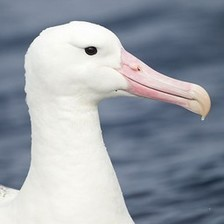
#> input picture week04_finetuning/sample_images/albatross.jpg, 224 x 224 px
$ jupyter execute --allow-errors seminar_pytorch.ipynb   (shell and % lines are left out)   (older library calls are emulated)   (text cells are left out)
#> lines starting #> are read from the running program, lines starting #| are printed output that depends on the picture; pictures that were not available may be replaced by others from this repository, and a replacement may not be noted
[cell 1]
import requests

# class labels
LABELS_URL = 'https://s3.amazonaws.com/outcome-blog/imagenet/labels.json'
#> (the rest of this cell did not finish here and is left out)

#> (a cell that did not finish here is left out)

[cell 3]
from torchvision.models.inception import inception_v3

#> (the rest of this cell did not finish here and is left out)

[cell 4]
import torch
from torch.autograd import Variable

#> (the rest of this cell did not finish here and is left out)

[cell 5]
# If using Colab

[cell 6]
import matplotlib.pyplot as plt
from skimage.transform import resize

img = resize(plt.imread('sample_images/albatross.jpg'), (299, 299))
plt.imshow(img)
plt.show()


def predict(img):
    img = Variable(torch.FloatTensor(img.reshape([1, 299, 299, 3]).transpose([0, 3, 1, 2])))

    probs = torch.nn.functional.softmax(model(img), dim=-1)

    probs = probs.data.numpy()

    top_ix = probs.ravel().argsort()[-1:-10:-1]
    print ('top-10 classes are: \n [prob : class label]')
    for l in top_ix:
        print ('%.4f :\t%s' % (probs.ravel()[l], labels[l].split(',')[0]))


predict(img)
#> (the call stopped at in predict, `img = Variable(torch.FloatTensor(img.reshape([1, 299, 299, 3]).transpo..`: torch is not available in this run)

[cell 7]
img = resize(plt.imread('img.jpg'), (299, 299))
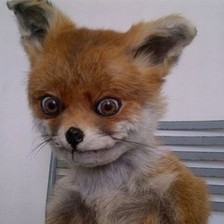
#> input picture week04_finetuning/sample_images/fox.jpg, 224 x 224 px, given in place of img.jpg, which was not available
plt.imshow(img)
plt.show()

predict(img)
#> (the call stopped at in predict, `img = Variable(torch.FloatTensor(img.reshape([1, 299, 299, 3]).transpo..`: torch is not available in this run)
#> further down, img is the input picture: PIL image 224x224 RGB; mean R, G, B 129.9, 114.1, 109.2

#> (a cell that did not finish here is left out)

#> (a cell that did not finish here is left out)

[cell 10]
import numpy as np

#> (the rest of this cell did not finish here and is left out)

#> (a cell that did not finish here is left out)

[cell 12]
from sklearn.ensemble import RandomForestClassifier,ExtraTreesClassifier,GradientBoostingClassifier,AdaBoostClassifier
from sklearn.linear_model import LogisticRegression, RidgeClassifier
from sklearn.svm import SVC
from sklearn.tree import DecisionTreeClassifier

#> (a cell that did not finish here is left out)

[cell 14]
from PIL import Image, ImageFilter, ImageChops
from torchvision import transforms
import numpy as np

#> (a cell that did not finish here is left out)

#> (a cell that did not finish here is left out)

[cell 17]
def deep_dream(image, layer, iterations, lr, octave_scale, num_octaves):
#> called with layer = 5, iterations = 5, lr = 0.3, octave_scale = 2, num_octaves = 20
    if num_octaves>0:
        image1 = image.filter(ImageFilter.GaussianBlur(2))
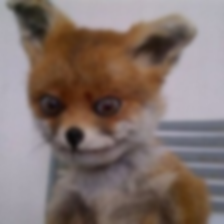
#> image1: PIL image 224x224 RGB; mean R, G, B 129.9, 114.1, 109.2
        if (image1.size[0] / octave_scale < 1 or image1.size[1] / octave_scale < 1):
            size = image1.size
        else:
            size = (int(image1.size[0] / octave_scale), int(image1.size[1] / octave_scale))
#> size = (112, 112)

        image1 = image1.resize(size, Image.ANTIALIAS)
#> image1: PIL image 112x112 RGB
        image1 = deep_dream(image1, layer, iterations, lr, octave_scale, num_octaves-1)
#> call 2 of deep_dream, with layer = 5, iterations = 5, lr = 0.3, octave_scale = 2, num_octaves = 19
#> in deep_dream (call 2), `image1 = image.filter(ImageFilter.GaussianBlur(2))`:
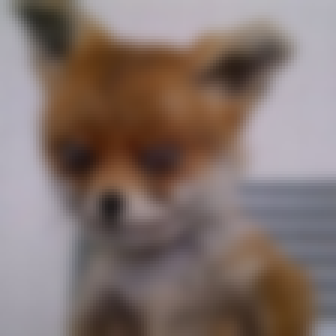
#> image1: PIL image 112x112 RGB (shown 3 times larger); mean R, G, B 129.9, 114.1, 109.2
#> call 3 of deep_dream, with layer = 5, iterations = 5, lr = 0.3, octave_scale = 2, num_octaves = 18
#> in deep_dream (call 3), `image1 = image.filter(ImageFilter.GaussianBlur(2))`:
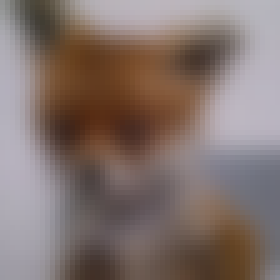
#> image1: PIL image 56x56 RGB (shown 5 times larger); mean R, G, B 130, 114.2, 109.3
#> call 4 of deep_dream, with layer = 5, iterations = 5, lr = 0.3, octave_scale = 2, num_octaves = 17
#> in deep_dream (call 4), `image1 = image.filter(ImageFilter.GaussianBlur(2))`:
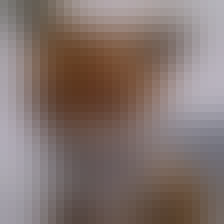
#> image1: PIL image 28x28 RGB (shown 8 times larger); mean R, G, B 130.1, 114.3, 109.4
        size = (image.size[0], image.size[1])
        image1 = image1.resize(size, Image.ANTIALIAS)
        image = ImageChops.blend(image, image1, 0.6)
    print("-------------- Recursive level: ", num_octaves, '--------------')
    img_result = dd_helper(image, layer, iterations, lr)
    img_result = img_result.resize(image.size)
    plt.imshow(img_result)
    return img_result

[cell 18]
img = Image.fromarray(plt.imread('img.jpg'))
img

#> (a cell that did not finish here is left out)

#> (a cell that did not finish here is left out)
